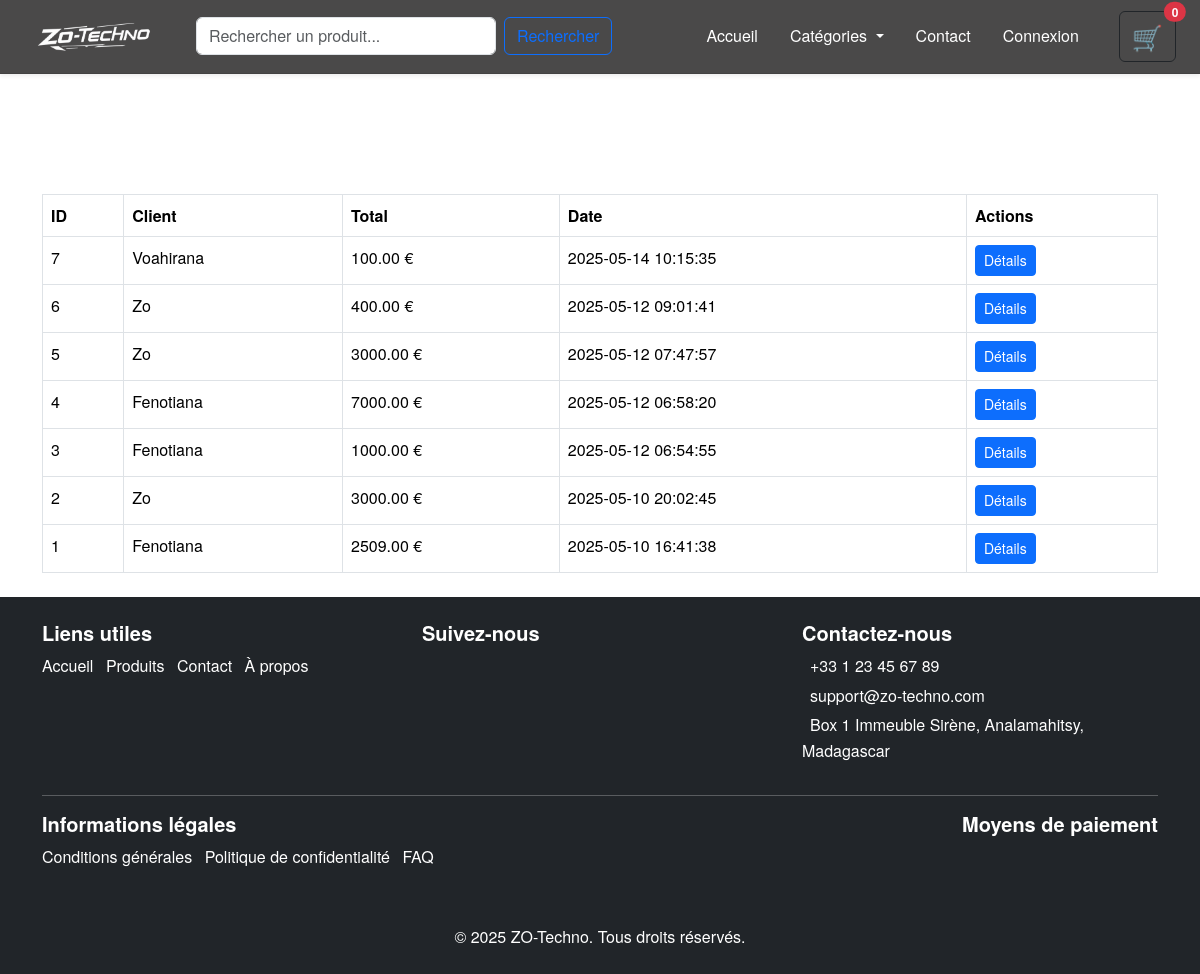
The page /admin/orders.php on the database its author committed.
### tables this page shows
CREATE TABLE IF NOT EXISTS `orders` (
  `id` int NOT NULL AUTO_INCREMENT,
  `user_id` int NOT NULL,
  `total` decimal(10,2) NOT NULL,
  `created_at` timestamp NULL DEFAULT CURRENT_TIMESTAMP,
  PRIMARY KEY (`id`),
  KEY `user_id` (`user_id`)
);

CREATE TABLE IF NOT EXISTS `utilisateurs` (
  `id` int NOT NULL AUTO_INCREMENT,
  `username` varchar(191) NOT NULL,
  `email` varchar(191) NOT NULL,
  `password` text,
  `created_at` timestamp NULL DEFAULT CURRENT_TIMESTAMP,
  PRIMARY KEY (`id`),
  UNIQUE KEY `email` (`email`),
  UNIQUE KEY `username` (`username`)
);

### admin/orders.php (the view, shortened to what this page needs)
<?php
require("../config/connexionBd.php");
$stmt = $access->query("SELECT o.*, u.username FROM orders o JOIN utilisateurs u ON o.user_id = u.id ORDER BY o.created_at DESC");
$orders = $stmt->fetchAll();
?>
<!DOCTYPE html>
<html lang="fr">
<head>
    <link rel="stylesheet" href="https://cdn.jsdelivr.net/npm/aos@2.3.4/dist/aos.min.css">
    <link href="https://cdn.jsdelivr.net/npm/bootstrap@5.3.6/dist/css/bootstrap.min.css" rel="stylesheet">
    <link rel="stylesheet" href="../CSS/style.css">
</head>
<body>
    <?php
    include("../layouts/header.php")
    ?>
    <div class="container mt-5 text-white">
        <h1 class="mb-4">Gestion des commandes</h1>
        <table class="table table-bordered">
            <thead>
                <tr>
                    <th>ID</th>
                    <th>Client</th>
                    <th>Total</th>
                    <th>Date</th>
                    <th>Actions</th>
                </tr>
            </thead>
            <tbody>
                <?php foreach ($orders as $order): ?>
                    <tr>
                        <td><?= htmlspecialchars($order['id']) ?></td>
                        <td><?= htmlspecialchars($order['username']) ?></td>
                        <td><?= htmlspecialchars($order['total']) ?> €</td>
                        <td><?= htmlspecialchars($order['created_at']) ?></td>
                        <td>
                            <a href="order_details.php?order_id=<?= $order['id'] ?>" class="btn btn-primary btn-sm">Détails</a>
                        </td>
                    </tr>
                <?php endforeach; ?>
            </tbody>
        </table>
    </div>
    <?php
    include("../layouts/footer.php")
    ?>
</body>
</html>

### CSS/style.css (style rules this page uses)
* { box-sizing:border-box ; }
body { font-family: 'Helvetica Neue', Arial, sans-serif; line-height: 1.6; background-image: url('https://images.unsplash.com/photo-1585314062340-f1a5a7c9328d?q=80&w=1374&auto=format&fit=crop&ixlib=rb-4.1.0&ixid=M3wxMjA3fDB8MHxwaG90by1wYWdlfHx8fGVufDB8fHx8fA%3D%3D'); }
a { text-decoration: none; }

### rows shown on the page
orders: id "7", utilisateurs.username "Voahirana", total "100.00", created_at "2025-05-14 10:15:35"
orders: id "6", utilisateurs.username "Zo", total "400.00", created_at "2025-05-12 09:01:41"
orders: id "5", utilisateurs.username "Zo", total "3000.00", created_at "2025-05-12 07:47:57"
orders: id "4", utilisateurs.username "Fenotiana", total "7000.00", created_at "2025-05-12 06:58:20"
orders: id "3", utilisateurs.username "Fenotiana", total "1000.00", created_at "2025-05-12 06:54:55"
orders: id "2", utilisateurs.username "Zo", total "3000.00", created_at "2025-05-10 20:02:45"
orders: id "1", utilisateurs.username "Fenotiana", total "2509.00", created_at "2025-05-10 16:41:38"

### other values the page prints
$totalQuantity "0"
